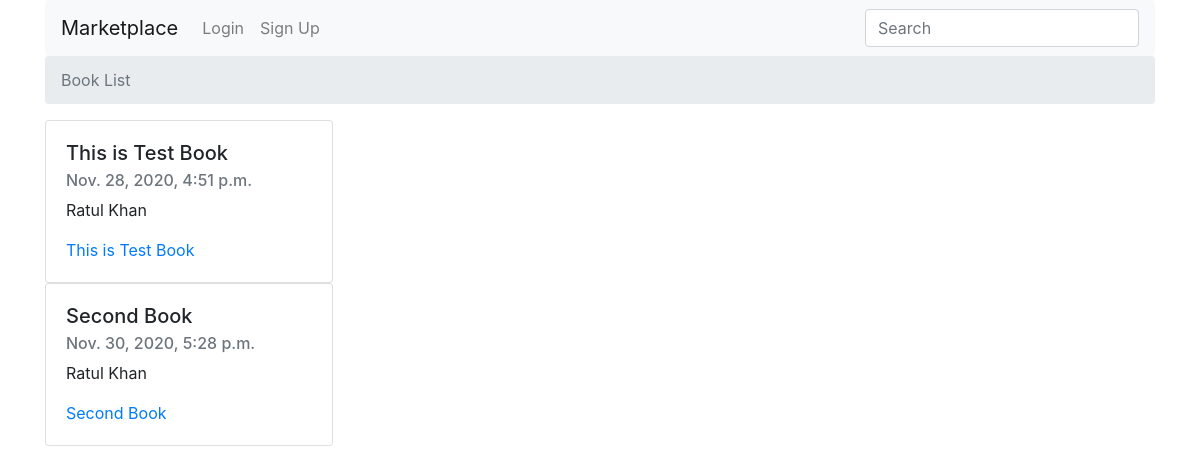
The page / on the database its author committed.
### books/models.py (models this page shows)
class Book(models.Model):
    authors = models.ManyToManyField(Author)
    title = models.CharField(max_length=100)
    publication_date = models.DateTimeField()
    isbn = models.CharField(max_length=16)
    slug = models.SlugField()
    cover = models.ImageField()
    price = models.FloatField()
    def __str__(self):
        return self.title
    def get_absolute_url(self):
        return reverse("books:book_detail", kwargs={
            'slug': self.slug
        })

class Author(models.Model):
    first_name = models.CharField(max_length=30)
    last_name = models.CharField(max_length=30)
    slug = models.SlugField()
    def __str__(self):
        return f"{self.first_name} {self.last_name}"

### books/views.py (the view)
# urls.py: path('', book_list, name='book_list'),
def book_list(request):
    queryset = Book.objects.all()
    context = {
        'queryset': queryset
    }
    return render(request, 'book_list.html', context)

### templates/book_list.html (shortened to what this page needs)
{% extends "base.html" %}
{% block breadcrumb %}
<li class="breadcrumb-item active" aria-current="page">Book List</li>
{% endblock breadcrumb %}
{% block content %}
{% for book in queryset %}
<div class="card" style="width: 18rem;">
    <div class="card-body">
        <h5 class="card-title">{{book.title}}</h5>
        <h6 class="card-subtitle mb-2 text-muted">{{book.publication_date}}</h6>
        <p class="card-text">
            {% for author in book.authors.all %}
            <span>{{author}}</span>
            {% endfor %}
        </p>
        <a href="{{ book.get_absolute_url }}" class="card-link">{{book}}</a>
    </div>
</div>
{% endfor %}
{% endblock content %}

### rows shown on the page
Book: title "This is Test Book", publication_date "Nov. 28, 2020, 4:51 p.m."
Author: first_name+last_name "Ratul Khan"
Book: title "Second Book", publication_date "Nov. 30, 2020, 5:28 p.m."
